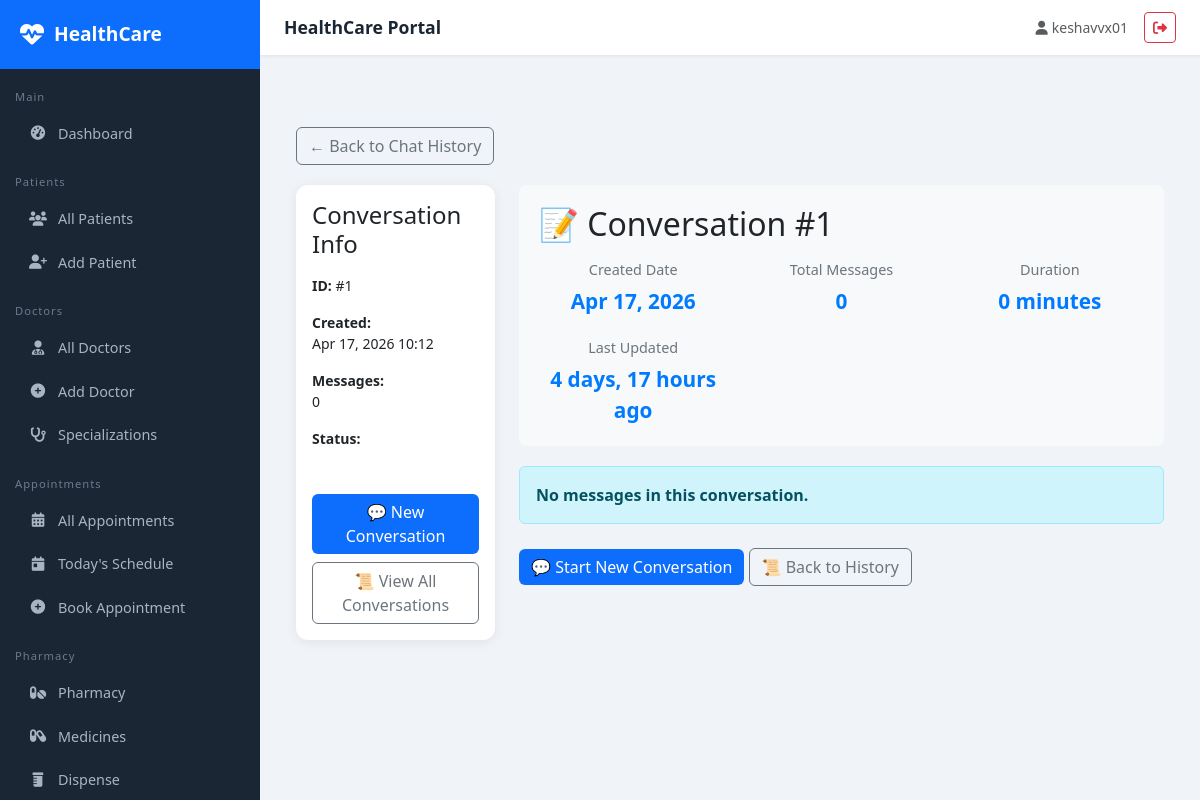
Page /chatbot/conversation/1/ (signed in) on the committed database.
### chatbot/models.py (models this page shows, shortened)
class ChatbotConversation(models.Model):
    user = models.ForeignKey(User, on_delete=models.CASCADE, null=True, blank=True)
    session_id = models.CharField(max_length=100, unique=True, db_index=True)
    created_at = models.DateTimeField(auto_now_add=True)
    updated_at = models.DateTimeField(auto_now=True)
    is_active = models.BooleanField(default=True)
    class Meta:
        ordering = ['-created_at']

### chatbot/views.py (the view)
# urls.py: path('conversation/<int:conversation_id>/', views.conversation_detail, name='conversation_detail'),
def conversation_detail(request, conversation_id):
    conversation = get_object_or_404(ChatbotConversation, id=conversation_id)
    if conversation.user != request.user and not request.user.is_staff:
        return redirect('chatbot:chatbot_home')
    messages = conversation.messages.all()
    context = {
        'conversation': conversation,
        'messages': messages,
    }
    return render(request, 'chatbot/conversation_detail.html', context)

### templates/chatbot/conversation_detail.html (shortened to what this page needs)
{% extends 'base/base.html' %}
{% load static %}
{% block content %}
<div class="container my-5">
    <div class="back-button">
        <a href="{% url 'chatbot:chat_history' %}" class="btn btn-outline-secondary">
            ← Back to Chat History
        </a>
    </div>
    <div class="row">
        <div class="col-md-3 mb-4">
            <div class="card sticky-top">
                <div class="card-body">
                    <h4 class="card-title">Conversation Info</h4>
                    <div class="mt-3">
                        <p class="small">
                            <strong>ID:</strong> #{{ conversation.id }}
                        </p>
                        <p class="small">
                            <strong>Created:</strong><br>
                            {{ conversation.created_at|date:"M d, Y H:i" }}
                        </p>
                        <p class="small">
                            <strong>Messages:</strong><br>
                            {{ messages.count }}
                        </p>
                        <p class="small">
                            <strong>Status:</strong><br>
                            <span class="badge badge-{% if conversation.is_active %}success{% else %}secondary{% endif %}">
                            </span>
                        </p>
                    </div>
                    <div class="mt-4">
                        <a href="{% url 'chatbot:chatbot_home' %}" class="btn btn-primary btn-block mb-2">
                            💬 New Conversation
                        </a>
                        <a href="{% url 'chatbot:chat_history' %}" class="btn btn-outline-secondary btn-block">
                            📜 View All Conversations
                        </a>
                    </div>
                </div>
            </div>
        </div>
        <div class="col-md-9">
            <div class="conversation-header">
                <h2 class="mb-3">📝 Conversation #{{ conversation.id }}</h2>
                <div class="conversation-meta">
                    <div class="meta-item">
                        <div class="meta-label">Created Date</div>
                        <div class="meta-value">{{ conversation.created_at|date:"M d, Y" }}</div>
                    </div>
                    <div class="meta-item">
                        <div class="meta-label">Total Messages</div>
                        <div class="meta-value">{{ messages.count }}</div>
                    </div>
                    <div class="meta-item">
                        <div class="meta-label">Duration</div>
                        <div class="meta-value">{{ conversation.updated_at|timesince:conversation.created_at }}</div>
                    </div>
                    <div class="meta-item">
                        <div class="meta-label">Last Updated</div>
                        <div class="meta-value">{{ conversation.updated_at|timesince }} ago</div>
                    </div>
                </div>
            </div>
            {% if messages %}
                <h4 class="mb-3">💬 Messages</h4>
                <div class="messages-container">
                    {% for message in messages %}
                        <div class="message {% if message.message_type == 'user' %}user{% elif message.urgency_level == 'emergency' %}emergency{% else %}assistant{% endif %}"
                             data-message-id="{{ message.id }}"
                             data-urgency="{{ message.urgency_level }}">
                            <div class="message-content">
                                {{ message.content|linebreaks }}
                            </div>
                            <div class="message-timestamp">
                                {{ message.timestamp|date:"M d, H:i" }}
                                {% if message.urgency_level %}
                                    <span class="urgency-badge urgency-{{ message.urgency_level }}">
                                        {{ message.get_urgency_level_display }}
                                    </span>
                                {% endif %}
                            </div>
                        </div>
                    {% endfor %}
                </div>
            {% else %}
                <div class="alert alert-info">
                    <strong>No messages in this conversation.</strong>
                </div>
            {% endif %}
            <div class="mt-4">
                <a href="{% url 'chatbot:chatbot_home' %}" class="btn btn-primary">
                    💬 Start New Conversation
                </a>
                <a href="{% url 'chatbot:chat_history' %}" class="btn btn-outline-secondary">
                    📜 Back to History
                </a>
            </div>
        </div>
    </div>
</div>
{% endblock %}

### templates/base/base.html (shortened to what this page needs)
<!DOCTYPE html>
<html lang="en">
<head>
 <link href="https://cdn.jsdelivr.net/npm/bootstrap@5.3.0/dist/css/bootstrap.min.css"
rel="stylesheet">
 <link href="https://cdnjs.cloudflare.com/ajax/libs/font-awesome/6.4.0/css/all.min.css"
rel="stylesheet">
</head>
<body>
{% if user.is_authenticated %}
<div class="sidebar">
 <div class="sidebar-brand">
 <i class="fas fa-heartbeat"></i>
 <span>HealthCare</span>
 </div>
 <nav class="mt-2">
 <div class="nav-section">Main</div>
 <a href="{% url 'dashboard' %}" class="nav-link {% if
request.resolver_match.url_name == 'dashboard' %}active{% endif %}">
 <i class="fas fa-tachometer-alt"></i> Dashboard
 </a>
 <div class="nav-section">Patients</div>
 <a href="{% url 'patient_list' %}"
class="nav-link {% if request.resolver_match.url_name and 'patient' in request.resolver_match.url_name %}active{% endif %}">
 <i class="fas fa-users"></i> All Patients
 </a>
 <a href="{% url 'patient_create' %}" class="nav-link">
 <i class="fas fa-user-plus"></i> Add Patient
 </a>
 <div class="nav-section">Doctors</div>
<a href="{% url 'doctor_list' %}"
class="nav-link {% if request.resolver_match.url_name and 'doctor' in request.resolver_match.url_name %}active{% endif %}">
 <i class="fas fa-user-md"></i> All Doctors
 </a>
 <a href="{% url 'doctor_create' %}" class="nav-link">
 <i class="fas fa-plus-circle"></i> Add Doctor
 </a>
 <a href="{% url 'specialization_list' %}" class="nav-link">
 <i class="fas fa-stethoscope"></i> Specializations
 </a>
 <div class="nav-section">Appointments</div>
 <a href="{% url 'appointment_list' %}" class="nav-link {% if request.resolver_match.url_name and 'appointment' in request.resolver_match.url_name %}active{% endif %}">
 <i class="fas fa-calendar-alt"></i> All Appointments
 </a>
 <a href="{% url 'today_appointments' %}" class="nav-link">
 <i class="fas fa-calendar-day"></i> Today's Schedule
 </a>
 <a href="{% url 'appointment_create' %}" class="nav-link">
 <i class="fas fa-plus-circle"></i> Book Appointment
 </a>
 <div class="nav-section">Pharmacy</div>
 <a href="{% url 'pharmacy_dashboard' %}" class="nav-link">
 <i class="fas fa-pills"></i> Pharmacy
 </a>
 <a href="{% url 'medicine_list' %}" class="nav-link">
 <i class="fas fa-capsules"></i> Medicines
 </a>
 <a href="{% url 'dispense_medicine' %}" class="nav-link">
 <i class="fas fa-prescription-bottle"></i> Dispense
 </a>
 </nav>
</div>
<div class="main-content">
 <div class="topbar">
 <span class="topbar-title">{% block page_title %}HealthCare Portal{% endblock %}</span>
 <div class="d-flex align-items-center gap-3">
 <span class="text-muted small"><i class="fas fa-user me-1"></i>{{ user.get_full_name|default:user.username }}</span>
 <a href="{% url 'logout' %}" class="btn btn-sm btn-outline-danger"><i class="fas fa-sign-out-alt"></i></a>
 </div>
 </div>
 <div class="page-content">
{% block content %}{% endblock %}
</body>
</html>

### templates/base/base.html (style rules this page uses)
:root { --primary: #0d6efd; --sidebar-bg: #1a2634; --sidebar-width: 260px; }
body { background: #f0f4f8; font-family: 'Segoe UI', sans-serif; }
.sidebar { position: fixed; top: 0; left: 0; height: 100vh; width: var(--sidebar-width); background: var(--sidebar-bg); z-index: 1000; overflow-y: auto; transition: all 0.3s; }
.sidebar-brand { padding: 20px; background: #0d6efd; color: white; font-size: 1.2rem; font-weight: 700; display: flex; align-items: center; gap: 10px; }
.sidebar-brand i { font-size: 1.5rem; }
.nav-section { padding: 10px 15px 5px; font-size: 0.7rem; color: #6c7a8a; texttransform: uppercase; letter-spacing: 1px; margin-top: 10px; }
.sidebar .nav-link { color: #a8b5c0; padding: 10px 20px; border-radius: 8px; margin: 2px 8px; display: flex; align-items: center; gap: 10px; font-size: 0.9rem; transition: all 0.2s; }
.sidebar .nav-link i { width: 20px; text-align: center; }
.main-content { margin-left: var(--sidebar-width); min-height: 100vh; }
.topbar { background: #fff; padding: 12px 24px; box-shadow: 0 1px 4px rgba(0,0,0,0.08); display: flex; justify-content: space-between; align-items: center; position: sticky; top: 0; z-index: 999; }
.topbar-title { font-weight: 600; color: #1a2634; font-size: 1.1rem; }
.page-content { padding: 24px; }
.card { border: none; border-radius: 12px; box-shadow: 0 2px 12px rgba(0,0,0,0.07); }
.btn-primary { background: #0d6efd; border: none; }

### templates/chatbot/conversation_detail.html (style rules this page uses)
.conversation-header { background: #f8f9fa; padding: 20px; border-radius: 8px; margin-bottom: 20px; }
.conversation-meta { display: grid; grid-template-columns: repeat(auto-fit, minmax(150px, 1fr)); gap: 20px; }
.meta-item { text-align: center; }
.meta-label { font-size: 0.9rem; color: #6c757d; margin-bottom: 5px; }
.meta-value { font-size: 1.3rem; font-weight: bold; color: #007bff; }
.back-button { margin-bottom: 20px; }

### rows in the picture
ChatbotConversation: id "1", created_at "Apr 17, 2026 10:12", created_at "Apr 17, 2026", updated_at "0 minutes", updated_at "4 days, 17 hours"

### other values in the picture
{{ user.get_full_name|default:user.username }} "keshavvx01"
{{ messages.count }} "0"
